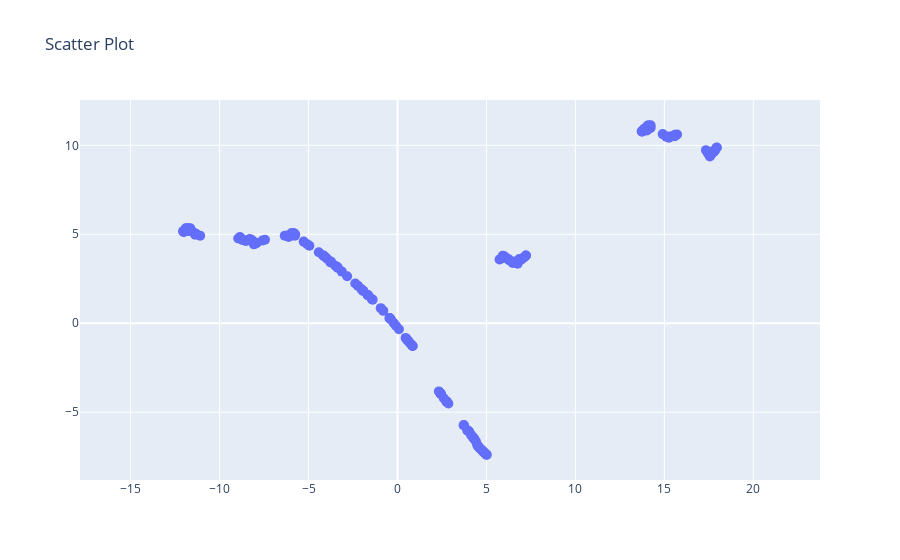

Notebook source saved alongside this figure:
### Code cell
# Membuat scatter plot dengan Plotly
fig = go.Figure()

# Menambahkan scatter plot
fig.add_trace(
    go.Scatter(x=X_scaled['feature-vector-1'], y=X_scaled['feature-vector-2'], mode='markers', marker=dict(size=10))
)

# Menyamakan skala sumbu x dan y
fig.update_xaxes(scaleanchor="y")
fig.update_yaxes(scaleanchor="x")

# Menambahkan judul
fig.update_layout(title="Scatter Plot")

# Menampilkan plot
fig.show()

### Figure 1 — Plotly figure (JSON) as saved in the notebook; plotly's stock layout.template omitted (floating-point values rounded to 4 significant figures; data arrays with more than 128 entries replaced by an {"elided": "..."} marker saying what was removed)
{"data": [{"marker": {"size": 10}, "mode": "markers", "type": "scatter", "x": {"elided": "160 float values"}, "y": {"elided": "160 float values"}}], "layout": {"title": {"text": "Scatter Plot"}, "xaxis": {"scaleanchor": "y"}, "yaxis": {"scaleanchor": "x"}}}
